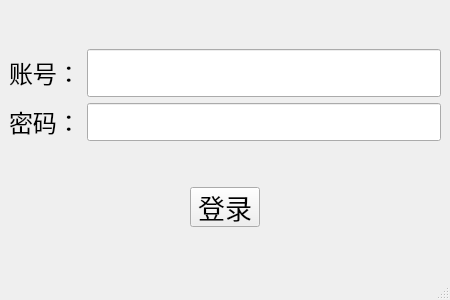
<?xml version="1.0" encoding="UTF-8"?>
<ui version="4.0">
 <class>login_UI</class>
 <widget class="QMainWindow" name="login_UI">
  <property name="geometry">
   <rect>
    <x>0</x>
    <y>0</y>
    <width>450</width>
    <height>300</height>
   </rect>
  </property>
  <property name="minimumSize">
   <size>
    <width>450</width>
    <height>300</height>
   </size>
  </property>
  <property name="maximumSize">
   <size>
    <width>450</width>
    <height>300</height>
   </size>
  </property>
  <property name="windowTitle">
   <string>登录</string>
  </property>
  <widget class="QWidget" name="centralwidget">
   <layout class="QVBoxLayout" name="verticalLayout">
    <item>
     <layout class="QGridLayout" name="gridLayout">
      <item row="0" column="0">
       <widget class="QLabel" name="label1">
        <property name="font">
         <font>
          <family>黑体</family>
          <pointsize>18</pointsize>
         </font>
        </property>
        <property name="text">
         <string>账号：</string>
        </property>
        <property name="textFormat">
         <enum>Qt::AutoText</enum>
        </property>
       </widget>
      </item>
      <item row="0" column="1">
       <widget class="QLineEdit" name="useraccount">
        <property name="minimumSize">
         <size>
          <width>0</width>
          <height>0</height>
         </size>
        </property>
        <property name="font">
         <font>
          <family>黑体</family>
          <pointsize>22</pointsize>
         </font>
        </property>
        <property name="text">
         <string/>
        </property>
       </widget>
      </item>
      <item row="1" column="0">
       <widget class="QLabel" name="label1_2">
        <property name="font">
         <font>
          <family>黑体</family>
          <pointsize>18</pointsize>
         </font>
        </property>
        <property name="text">
         <string>密码：</string>
        </property>
        <property name="textFormat">
         <enum>Qt::AutoText</enum>
        </property>
       </widget>
      </item>
      <item row="1" column="1">
       <widget class="QLineEdit" name="userpassword">
        <property name="minimumSize">
         <size>
          <width>0</width>
          <height>37</height>
         </size>
        </property>
        <property name="font">
         <font>
          <family>黑体</family>
          <pointsize>16</pointsize>
         </font>
        </property>
        <property name="text">
         <string/>
        </property>
        <property name="echoMode">
         <enum>QLineEdit::Password</enum>
        </property>
       </widget>
      </item>
     </layout>
    </item>
    <item>
     <layout class="QHBoxLayout" name="horizontalLayout">
      <item>
       <widget class="QPushButton" name="login">
        <property name="maximumSize">
         <size>
          <width>70</width>
          <height>40</height>
         </size>
        </property>
        <property name="font">
         <font>
          <family>黑体</family>
          <pointsize>20</pointsize>
         </font>
        </property>
        <property name="cursor">
         <cursorShape>PointingHandCursor</cursorShape>
        </property>
        <property name="text">
         <string>登录</string>
        </property>
       </widget>
      </item>
     </layout>
    </item>
   </layout>
  </widget>
  <widget class="QMenuBar" name="menubar">
   <property name="geometry">
    <rect>
     <x>0</x>
     <y>0</y>
     <width>450</width>
     <height>23</height>
    </rect>
   </property>
  </widget>
  <widget class="QStatusBar" name="statusbar"/>
 </widget>
 <resources/>
 <connections/>
</ui>
